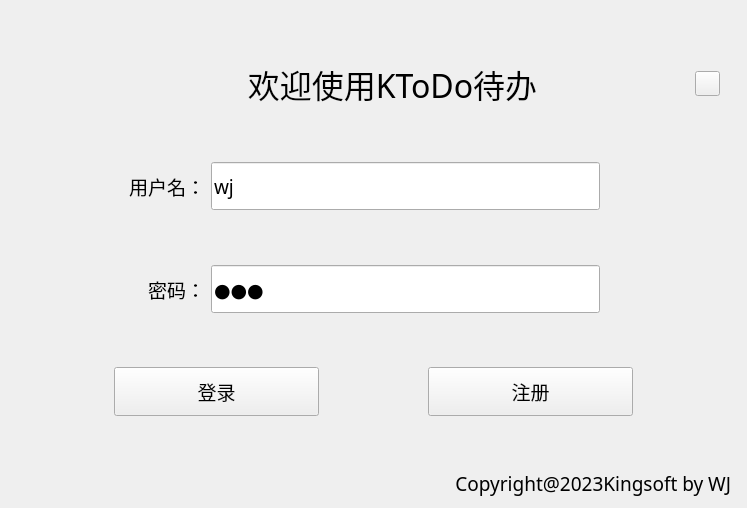
<?xml version="1.0" encoding="UTF-8"?>
<ui version="4.0">
 <class>KLoginPage</class>
 <widget class="QWidget" name="KLoginPage">
  <property name="geometry">
   <rect>
    <x>0</x>
    <y>0</y>
    <width>747</width>
    <height>508</height>
   </rect>
  </property>
  <property name="windowTitle">
   <string>KLoginPage</string>
  </property>
  <layout class="QVBoxLayout" name="verticalLayout_2">
   <item>
    <layout class="QVBoxLayout" name="verticalLayout">
     <item>
      <spacer name="verticalSpacer_2">
       <property name="orientation">
        <enum>Qt::Vertical</enum>
       </property>
       <property name="sizeHint" stdset="0">
        <size>
         <width>20</width>
         <height>40</height>
        </size>
       </property>
      </spacer>
     </item>
     <item>
      <layout class="QHBoxLayout" name="horizontalLayout_4" stretch="2,5,1,1">
       <property name="rightMargin">
        <number>16</number>
       </property>
       <item>
        <spacer name="horizontalSpacer_8">
         <property name="orientation">
          <enum>Qt::Horizontal</enum>
         </property>
         <property name="sizeHint" stdset="0">
          <size>
           <width>40</width>
           <height>20</height>
          </size>
         </property>
        </spacer>
       </item>
       <item>
        <widget class="QLabel" name="label_title">
         <property name="sizePolicy">
          <sizepolicy hsizetype="Expanding" vsizetype="Expanding">
           <horstretch>0</horstretch>
           <verstretch>0</verstretch>
          </sizepolicy>
         </property>
         <property name="font">
          <font>
           <family>楷体</family>
           <pointsize>24</pointsize>
          </font>
         </property>
         <property name="text">
          <string>欢迎使用KToDo待办</string>
         </property>
         <property name="alignment">
          <set>Qt::AlignCenter</set>
         </property>
        </widget>
       </item>
       <item>
        <spacer name="horizontalSpacer_9">
         <property name="orientation">
          <enum>Qt::Horizontal</enum>
         </property>
         <property name="sizeHint" stdset="0">
          <size>
           <width>40</width>
           <height>20</height>
          </size>
         </property>
        </spacer>
       </item>
       <item>
        <widget class="QPushButton" name="pbnLoginPageExit">
         <property name="sizePolicy">
          <sizepolicy hsizetype="Expanding" vsizetype="Expanding">
           <horstretch>0</horstretch>
           <verstretch>0</verstretch>
          </sizepolicy>
         </property>
         <property name="minimumSize">
          <size>
           <width>25</width>
           <height>25</height>
          </size>
         </property>
         <property name="maximumSize">
          <size>
           <width>25</width>
           <height>25</height>
          </size>
         </property>
         <property name="styleSheet">
          <string notr="true">border-image: url(:/KTodoMainWindow/images/logOff_black.png);</string>
         </property>
         <property name="text">
          <string/>
         </property>
        </widget>
       </item>
      </layout>
     </item>
     <item>
      <spacer name="verticalSpacer">
       <property name="orientation">
        <enum>Qt::Vertical</enum>
       </property>
       <property name="sizeHint" stdset="0">
        <size>
         <width>20</width>
         <height>40</height>
        </size>
       </property>
      </spacer>
     </item>
     <item>
      <layout class="QHBoxLayout" name="horizontalLayout" stretch="1,2,6,1,1">
       <item>
        <spacer name="horizontalSpacer">
         <property name="orientation">
          <enum>Qt::Horizontal</enum>
         </property>
         <property name="sizeHint" stdset="0">
          <size>
           <width>40</width>
           <height>20</height>
          </size>
         </property>
        </spacer>
       </item>
       <item>
        <widget class="QLabel" name="label">
         <property name="sizePolicy">
          <sizepolicy hsizetype="Expanding" vsizetype="Expanding">
           <horstretch>0</horstretch>
           <verstretch>0</verstretch>
          </sizepolicy>
         </property>
         <property name="font">
          <font>
           <family>黑体</family>
           <pointsize>14</pointsize>
          </font>
         </property>
         <property name="text">
          <string>用户名：</string>
         </property>
         <property name="alignment">
          <set>Qt::AlignRight|Qt::AlignTrailing|Qt::AlignVCenter</set>
         </property>
        </widget>
       </item>
       <item>
        <widget class="QLineEdit" name="lineEditLoginPageId">
         <property name="sizePolicy">
          <sizepolicy hsizetype="Expanding" vsizetype="Expanding">
           <horstretch>0</horstretch>
           <verstretch>0</verstretch>
          </sizepolicy>
         </property>
         <property name="font">
          <font>
           <family>宋体</family>
           <pointsize>14</pointsize>
          </font>
         </property>
         <property name="text">
          <string>wj</string>
         </property>
        </widget>
       </item>
       <item>
        <widget class="QLabel" name="labelLoginPageId">
         <property name="font">
          <font>
           <family>楷体</family>
           <pointsize>14</pointsize>
          </font>
         </property>
         <property name="styleSheet">
          <string notr="true">color:red;</string>
         </property>
         <property name="text">
          <string/>
         </property>
        </widget>
       </item>
       <item>
        <spacer name="horizontalSpacer_2">
         <property name="orientation">
          <enum>Qt::Horizontal</enum>
         </property>
         <property name="sizeHint" stdset="0">
          <size>
           <width>40</width>
           <height>20</height>
          </size>
         </property>
        </spacer>
       </item>
      </layout>
     </item>
     <item>
      <spacer name="verticalSpacer_3">
       <property name="orientation">
        <enum>Qt::Vertical</enum>
       </property>
       <property name="sizeHint" stdset="0">
        <size>
         <width>20</width>
         <height>40</height>
        </size>
       </property>
      </spacer>
     </item>
     <item>
      <layout class="QHBoxLayout" name="horizontalLayout_2" stretch="1,2,6,1,1">
       <item>
        <spacer name="horizontalSpacer_3">
         <property name="orientation">
          <enum>Qt::Horizontal</enum>
         </property>
         <property name="sizeHint" stdset="0">
          <size>
           <width>40</width>
           <height>20</height>
          </size>
         </property>
        </spacer>
       </item>
       <item>
        <widget class="QLabel" name="label_2">
         <property name="sizePolicy">
          <sizepolicy hsizetype="Expanding" vsizetype="Expanding">
           <horstretch>0</horstretch>
           <verstretch>0</verstretch>
          </sizepolicy>
         </property>
         <property name="font">
          <font>
           <family>黑体</family>
           <pointsize>14</pointsize>
          </font>
         </property>
         <property name="text">
          <string>密码：</string>
         </property>
         <property name="alignment">
          <set>Qt::AlignRight|Qt::AlignTrailing|Qt::AlignVCenter</set>
         </property>
        </widget>
       </item>
       <item>
        <widget class="QLineEdit" name="lineEditLoginPagePwd">
         <property name="sizePolicy">
          <sizepolicy hsizetype="Expanding" vsizetype="Expanding">
           <horstretch>0</horstretch>
           <verstretch>0</verstretch>
          </sizepolicy>
         </property>
         <property name="font">
          <font>
           <family>宋体</family>
           <pointsize>14</pointsize>
          </font>
         </property>
         <property name="text">
          <string>111</string>
         </property>
         <property name="echoMode">
          <enum>QLineEdit::Password</enum>
         </property>
        </widget>
       </item>
       <item>
        <widget class="QLabel" name="labelLoginPagePwd">
         <property name="font">
          <font>
           <family>楷体</family>
           <pointsize>14</pointsize>
          </font>
         </property>
         <property name="styleSheet">
          <string notr="true">color:red;</string>
         </property>
         <property name="text">
          <string/>
         </property>
        </widget>
       </item>
       <item>
        <spacer name="horizontalSpacer_4">
         <property name="orientation">
          <enum>Qt::Horizontal</enum>
         </property>
         <property name="sizeHint" stdset="0">
          <size>
           <width>40</width>
           <height>20</height>
          </size>
         </property>
        </spacer>
       </item>
      </layout>
     </item>
     <item>
      <spacer name="verticalSpacer_4">
       <property name="orientation">
        <enum>Qt::Vertical</enum>
       </property>
       <property name="sizeHint" stdset="0">
        <size>
         <width>20</width>
         <height>40</height>
        </size>
       </property>
      </spacer>
     </item>
     <item>
      <layout class="QHBoxLayout" name="horizontalLayout_3" stretch="1,2,1,2,1">
       <item>
        <spacer name="horizontalSpacer_5">
         <property name="orientation">
          <enum>Qt::Horizontal</enum>
         </property>
         <property name="sizeHint" stdset="0">
          <size>
           <width>40</width>
           <height>20</height>
          </size>
         </property>
        </spacer>
       </item>
       <item>
        <widget class="QPushButton" name="pbnLoginPageLogin">
         <property name="sizePolicy">
          <sizepolicy hsizetype="Expanding" vsizetype="Expanding">
           <horstretch>0</horstretch>
           <verstretch>0</verstretch>
          </sizepolicy>
         </property>
         <property name="font">
          <font>
           <family>Agency FB</family>
           <pointsize>14</pointsize>
          </font>
         </property>
         <property name="text">
          <string>登录</string>
         </property>
        </widget>
       </item>
       <item>
        <spacer name="horizontalSpacer_6">
         <property name="orientation">
          <enum>Qt::Horizontal</enum>
         </property>
         <property name="sizeHint" stdset="0">
          <size>
           <width>40</width>
           <height>20</height>
          </size>
         </property>
        </spacer>
       </item>
       <item>
        <widget class="QPushButton" name="pbnLoginPageRegister">
         <property name="sizePolicy">
          <sizepolicy hsizetype="Expanding" vsizetype="Expanding">
           <horstretch>0</horstretch>
           <verstretch>0</verstretch>
          </sizepolicy>
         </property>
         <property name="font">
          <font>
           <family>Agency FB</family>
           <pointsize>14</pointsize>
          </font>
         </property>
         <property name="text">
          <string>注册</string>
         </property>
        </widget>
       </item>
       <item>
        <spacer name="horizontalSpacer_7">
         <property name="orientation">
          <enum>Qt::Horizontal</enum>
         </property>
         <property name="sizeHint" stdset="0">
          <size>
           <width>40</width>
           <height>20</height>
          </size>
         </property>
        </spacer>
       </item>
      </layout>
     </item>
     <item>
      <spacer name="verticalSpacer_5">
       <property name="orientation">
        <enum>Qt::Vertical</enum>
       </property>
       <property name="sizeHint" stdset="0">
        <size>
         <width>20</width>
         <height>40</height>
        </size>
       </property>
      </spacer>
     </item>
     <item>
      <widget class="QLabel" name="label_3">
       <property name="font">
        <font>
         <family>楷体</family>
         <pointsize>14</pointsize>
        </font>
       </property>
       <property name="text">
        <string>Copyright@2023Kingsoft by WJ </string>
       </property>
       <property name="alignment">
        <set>Qt::AlignRight|Qt::AlignTrailing|Qt::AlignVCenter</set>
       </property>
      </widget>
     </item>
    </layout>
   </item>
  </layout>
 </widget>
 <layoutdefault spacing="6" margin="11"/>
 <resources>
  <include location="ktodomainwindow.qrc"/>
 </resources>
 <connections/>
</ui>
